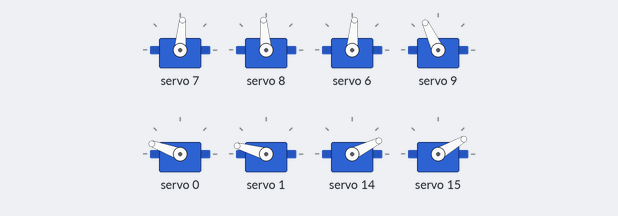
A sketch run on a simulated Arduino Uno, built with avr-gcc and run on an emulated ATmega328P. On the bench: 8 × servo.

Above: at 5.05 s.
At 5.2 s:
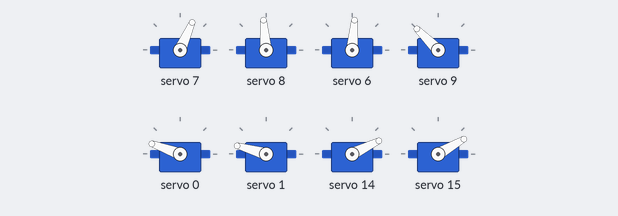
At 5.45 s:
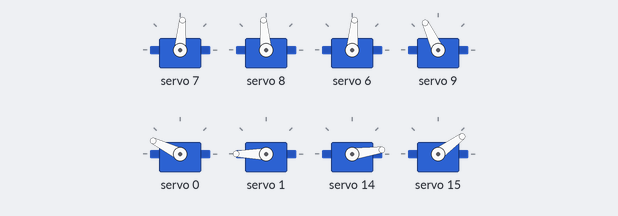
At 5.55 s:
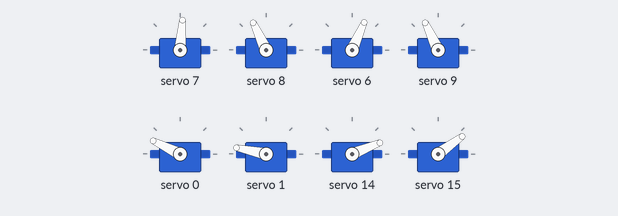
Timing chart, 0 to 8.0 s (numbered marks = the images above):
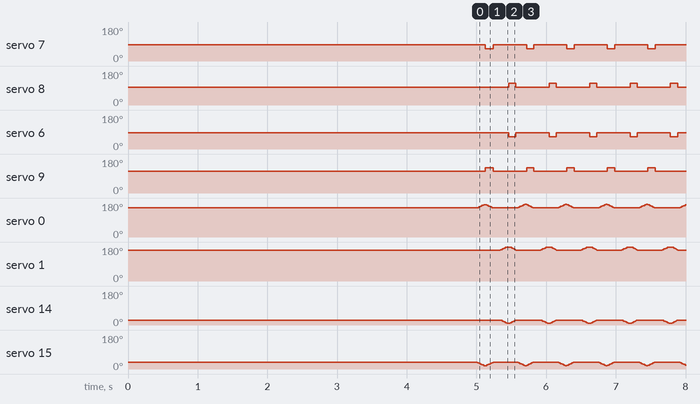

The sketch:

dogo_moving.ino
```cpp
#include <Wire.h>
#include <Adafruit_PWMServoDriver.h>
Adafruit_PWMServoDriver pwm = Adafruit_PWMServoDriver(0x40);


#define SERVOMIN_PULSE  150
#define SERVOMAX_PULSE  600

int angle0 = 90;
int angle1 = 110;
int angle2 = 100;
int increment0 = 1;
int increment1 = 1;
int increment2 = 1;
int dig=140;
int a=150;
int b=160;
int c=20;
int d=30;
int i=-2;
int i1=-2;
int i3=2;
int i4=2;
void setup() {
  Serial.begin(9600);
  pwm.begin();
  pwm.setPWMFreq(60);

  // Move servos to initial positions
  setServoAngle(7, 80);
  setServoAngle(8, 90);
  setServoAngle(6, 80);
  setServoAngle(9, 110);


  setServoAngle(0,a);
  setServoAngle(1, b);
  setServoAngle(14, c);
  setServoAngle(15, d);

  delay(5000);
}

void loop()
{

for(;;)
{


  if (a >= 170 || a <= 150)
  {
    i = -i;
  }
   a += i;

  if (d <= 10 || d >= 30)
  {
    i4 = -i4;
  }
  d += i4;
  setServoAngle(15, d);
  setServoAngle(0, a);
  delay(10);
  if(a==170)
  {
    setServoAngle(7, 60);
    setServoAngle(9, 130);
  }

  if(a==150)
  {
    setServoAngle(7, 80);
    setServoAngle(9, 110);
  }
  if(a==150)
    break;
}


delay(100);
for(;;)
{
  c=c+20;
  if (c <= 20 || c >= 40)
  {
    i3 = -i3;
  }
  c=c-20;
  c += i3;
  if (b >= 180 || b <= 160)
  {
    i1 = -i1;
  }
   b += i1;
  setServoAngle(1, b);
  setServoAngle(14, c);
  if(b==180)
  {
    setServoAngle(6, 60);
    setServoAngle(8, 110);

  }


  if(b==160)
  {
    setServoAngle(6, 80);
    setServoAngle(8, 90);
  }
  delay(10);
    if(c==20)
    break;
}

  delay(10);


}

void setServoAngle(uint8_t n, int angle)
{
  int pulse = map(angle, 0, 180, SERVOMIN_PULSE, SERVOMAX_PULSE);
  pwm.setPWM(n, 0, pulse);
}
```

Measured:
- by itself, servo 7: alternates 85° for 0.48 s and 66° for 0.10 s
- by itself, servo 8: alternates 115° for 0.11 s and 95° for 0.47 s
- by itself, servo 6: alternates 85° for 0.47 s and 66° for 0.11 s
- by itself, servo 9: alternates 135° for 0.10 s and 115° for 0.48 s
- by itself, servo 14: repeats every 0.58 s: 20° 0.02 s, 16° 0.02 s, 12° 0.02 s, 8° 0.05 s, 12° 0.02 s, 16° 0.02 s, 20° 0.01 s, 22° 0.01 s, 24° 0.01 s, 26° 0.36 s, 24° 0.02 s
- by itself, servo 1: repeats every 0.58 s: 170° 0.02 s, 174° 0.02 s, 178° 0.02 s, 180° 0.05 s, 178° 0.02 s, 174° 0.02 s, 170° 0.01 s, 168° 0.01 s, 166° 0.01 s, 164° 0.36 s, 166° 0.02 s
